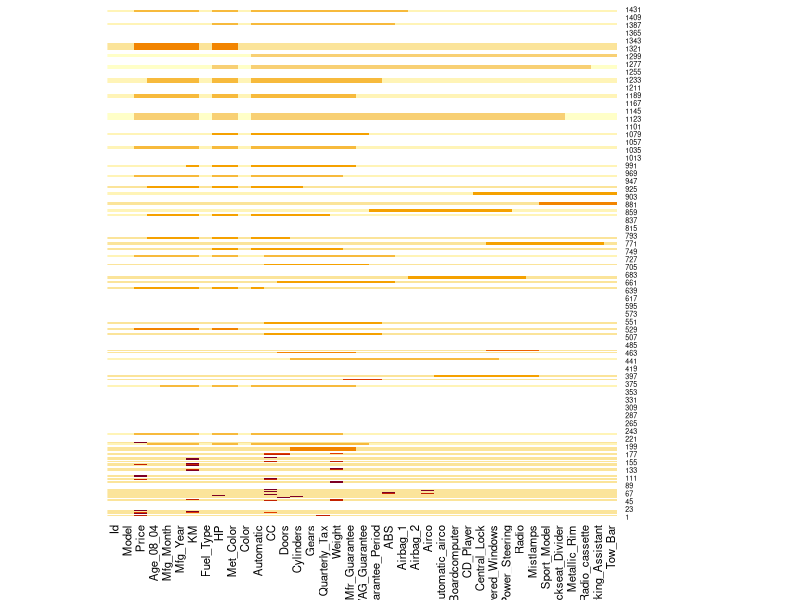

This figure's R source:
# Chapter - 3 Data Exploration and Visualization
install.packages(c("GGally", "ggmap", "mosaic", "treemap"))
setwd("~/Prakash Documents/BUAN 6356/Spring 2020 Course Material/Excel, CSV and JMP FIles")



#### Figure 3.5

# replace dataFrame with your data.
# is.na() returns a Boolean (TRUE/FALSE) output indicating the location of missing
# values. 
# multiplying the Boolean value by 1 converts the output into binary (0/1).
# heatmap(1 * is.na(dataFrame), Rowv = NA, Colv = NA)
# We will use ToyotaCorolla - Missing Dataset that I created

toyotamissing.df <-read.csv("ToyotaCorolla - missing.csv")
heatmap(1 * is.na(toyotamissing.df), Rowv = NA, Colv = NA)

# ------------------validated ----------------------------------
